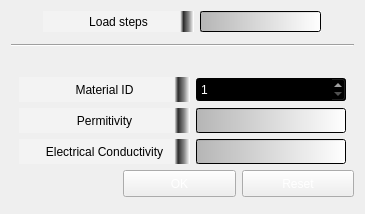
                    <widget class="QWidget" name="CSE_static">
                     <property name="geometry">
                      <rect>
                       <x>0</x>
                       <y>0</y>
                       <width>365</width>
                       <height>214</height>
                      </rect>
                     </property>
                     <attribute name="label">
                      <string>Static</string>
                     </attribute>
                     <layout class="QVBoxLayout" name="verticalLayout_40">
                      <item>
                       <layout class="QVBoxLayout" name="verticalLayout_82">
                        <item>
                         <spacer name="verticalSpacer_59">
                          <property name="orientation">
                           <enum>Qt::Vertical</enum>
                          </property>
                          <property name="sizeHint" stdset="0">
                           <size>
                            <width>20</width>
                            <height>13</height>
                           </size>
                          </property>
                         </spacer>
                        </item>
                        <item>
                         <layout class="QHBoxLayout" name="horizontalLayout_88">
                          <item>
                           <spacer name="horizontalSpacer_70">
                            <property name="orientation">
                             <enum>Qt::Horizontal</enum>
                            </property>
                            <property name="sizeHint" stdset="0">
                             <size>
                              <width>40</width>
                              <height>20</height>
                             </size>
                            </property>
                           </spacer>
                          </item>
                          <item>
                           <widget class="QLabel" name="cse_stat_loadstep">
                            <property name="minimumSize">
                             <size>
                              <width>151</width>
                              <height>21</height>
                             </size>
                            </property>
                            <property name="styleSheet">
                             <string notr="true">color: rgb(255, 255, 255);
color: rgb(0, 0, 0);
background-color: qlineargradient(spread:pad, x1:0.909, y1:0, x2:1, y2:0, stop:0 rgba(243, 243, 243, 255), stop:0.232955 rgba(39, 39, 39, 248), stop:0.607955 rgba(122, 122, 122, 231), stop:0.965909 rgba(255, 255, 255, 205), stop:1 rgba(0, 0, 0, 231));</string>
                            </property>
                            <property name="text">
                             <string>Load steps</string>
                            </property>
                            <property name="alignment">
                             <set>Qt::AlignCenter</set>
                            </property>
                           </widget>
                          </item>
                          <item>
                           <widget class="QLineEdit" name="cse_stat_ls">
                            <property name="minimumSize">
                             <size>
                              <width>121</width>
                              <height>21</height>
                             </size>
                            </property>
                            <property name="styleSheet">
                             <string notr="true">background-color: qlineargradient(spread:pad, x1:0, y1:0, x2:1, y2:0, stop:0 rgba(181, 181, 181, 255), stop:1 rgba(255, 255, 255, 255));
color: rgb(0, 0, 0);</string>
                            </property>
                           </widget>
                          </item>
                          <item>
                           <spacer name="horizontalSpacer_71">
                            <property name="orientation">
                             <enum>Qt::Horizontal</enum>
                            </property>
                            <property name="sizeHint" stdset="0">
                             <size>
                              <width>40</width>
                              <height>20</height>
                             </size>
                            </property>
                           </spacer>
                          </item>
                         </layout>
                        </item>
                        <item>
                         <spacer name="verticalSpacer_60">
                          <property name="orientation">
                           <enum>Qt::Vertical</enum>
                          </property>
                          <property name="sizeHint" stdset="0">
                           <size>
                            <width>20</width>
                            <height>40</height>
                           </size>
                          </property>
                         </spacer>
                        </item>
                        <item>
                         <widget class="Line" name="line_22">
                          <property name="orientation">
                           <enum>Qt::Horizontal</enum>
                          </property>
                         </widget>
                        </item>
                        <item>
                         <spacer name="verticalSpacer_61">
                          <property name="orientation">
                           <enum>Qt::Vertical</enum>
                          </property>
                          <property name="sizeHint" stdset="0">
                           <size>
                            <width>20</width>
                            <height>58</height>
                           </size>
                          </property>
                         </spacer>
                        </item>
                        <item>
                         <layout class="QVBoxLayout" name="verticalLayout_83">
                          <item>
                           <layout class="QVBoxLayout" name="verticalLayout_84">
                            <item>
                             <layout class="QHBoxLayout" name="horizontalLayout_89">
                              <item>
                               <spacer name="horizontalSpacer_72">
                                <property name="orientation">
                                 <enum>Qt::Horizontal</enum>
                                </property>
                                <property name="sizeHint" stdset="0">
                                 <size>
                                  <width>40</width>
                                  <height>20</height>
                                 </size>
                                </property>
                               </spacer>
                              </item>
                              <item>
                               <widget class="QLabel" name="cse_stat_materialid">
                                <property name="sizePolicy">
                                 <sizepolicy hsizetype="Expanding" vsizetype="Fixed">
                                  <horstretch>0</horstretch>
                                  <verstretch>0</verstretch>
                                 </sizepolicy>
                                </property>
                                <property name="minimumSize">
                                 <size>
                                  <width>171</width>
                                  <height>25</height>
                                 </size>
                                </property>
                                <property name="styleSheet">
                                 <string notr="true">color: rgb(255, 255, 255);
color: rgb(0, 0, 0);
background-color: qlineargradient(spread:pad, x1:0.909, y1:0, x2:1, y2:0, stop:0 rgba(243, 243, 243, 255), stop:0.232955 rgba(39, 39, 39, 248), stop:0.607955 rgba(122, 122, 122, 231), stop:0.965909 rgba(255, 255, 255, 205), stop:1 rgba(0, 0, 0, 231));</string>
                                </property>
                                <property name="text">
                                 <string>Material ID</string>
                                </property>
                                <property name="alignment">
                                 <set>Qt::AlignCenter</set>
                                </property>
                               </widget>
                              </item>
                              <item>
                               <widget class="QSpinBox" name="cse_stat_matid">
                                <property name="sizePolicy">
                                 <sizepolicy hsizetype="Expanding" vsizetype="Fixed">
                                  <horstretch>0</horstretch>
                                  <verstretch>0</verstretch>
                                 </sizepolicy>
                                </property>
                                <property name="minimumSize">
                                 <size>
                                  <width>150</width>
                                  <height>25</height>
                                 </size>
                                </property>
                                <property name="cursor">
                                 <cursorShape>PointingHandCursor</cursorShape>
                                </property>
                                <property name="styleSheet">
                                 <string notr="true">selection-background-color: rgb(0, 0, 0);
selection-color: rgb(255, 255, 255);
background-color: rgb(0, 0, 0);
color: rgb(255, 255, 255);</string>
                                </property>
                                <property name="readOnly">
                                 <bool>false</bool>
                                </property>
                                <property name="buttonSymbols">
                                 <enum>QAbstractSpinBox::UpDownArrows</enum>
                                </property>
                                <property name="accelerated">
                                 <bool>true</bool>
                                </property>
                                <property name="minimum">
                                 <number>1</number>
                                </property>
                                <property name="maximum">
                                 <number>5</number>
                                </property>
                               </widget>
                              </item>
                              <item>
                               <spacer name="horizontalSpacer_73">
                                <property name="orientation">
                                 <enum>Qt::Horizontal</enum>
                                </property>
                                <property name="sizeHint" stdset="0">
                                 <size>
                                  <width>40</width>
                                  <height>20</height>
                                 </size>
                                </property>
                               </spacer>
                              </item>
                             </layout>
                            </item>
                            <item>
                             <layout class="QHBoxLayout" name="horizontalLayout_90">
                              <item>
                               <spacer name="horizontalSpacer_74">
                                <property name="orientation">
                                 <enum>Qt::Horizontal</enum>
                                </property>
                                <property name="sizeHint" stdset="0">
                                 <size>
                                  <width>40</width>
                                  <height>20</height>
                                 </size>
                                </property>
                               </spacer>
                              </item>
                              <item>
                               <widget class="QLabel" name="cse_stat_perm">
                                <property name="sizePolicy">
                                 <sizepolicy hsizetype="MinimumExpanding" vsizetype="Fixed">
                                  <horstretch>0</horstretch>
                                  <verstretch>0</verstretch>
                                 </sizepolicy>
                                </property>
                                <property name="minimumSize">
                                 <size>
                                  <width>171</width>
                                  <height>25</height>
                                 </size>
                                </property>
                                <property name="styleSheet">
                                 <string notr="true">color: rgb(0, 0, 0);
background-color: qlineargradient(spread:pad, x1:0.909, y1:0, x2:1, y2:0, stop:0 rgba(243, 243, 243, 255), stop:0.232955 rgba(39, 39, 39, 248), stop:0.607955 rgba(122, 122, 122, 231), stop:0.965909 rgba(255, 255, 255, 205), stop:1 rgba(0, 0, 0, 231));
</string>
                                </property>
                                <property name="text">
                                 <string>Permitivity</string>
                                </property>
                                <property name="alignment">
                                 <set>Qt::AlignCenter</set>
                                </property>
                               </widget>
                              </item>
                              <item>
                               <widget class="QLineEdit" name="cse_stat_permitivity">
                                <property name="minimumSize">
                                 <size>
                                  <width>150</width>
                                  <height>25</height>
                                 </size>
                                </property>
                                <property name="styleSheet">
                                 <string notr="true">background-color: qlineargradient(spread:pad, x1:0, y1:0, x2:1, y2:0, stop:0 rgba(181, 181, 181, 255), stop:1 rgba(255, 255, 255, 255));
color: rgb(0, 0, 0);</string>
                                </property>
                               </widget>
                              </item>
                              <item>
                               <spacer name="horizontalSpacer_75">
                                <property name="orientation">
                                 <enum>Qt::Horizontal</enum>
                                </property>
                                <property name="sizeHint" stdset="0">
                                 <size>
                                  <width>40</width>
                                  <height>20</height>
                                 </size>
                                </property>
                               </spacer>
                              </item>
                             </layout>
                            </item>
                            <item>
                             <layout class="QHBoxLayout" name="horizontalLayout_91">
                              <item>
                               <spacer name="horizontalSpacer_76">
                                <property name="orientation">
                                 <enum>Qt::Horizontal</enum>
                                </property>
                                <property name="sizeHint" stdset="0">
                                 <size>
                                  <width>40</width>
                                  <height>20</height>
                                 </size>
                                </property>
                               </spacer>
                              </item>
                              <item>
                               <widget class="QLabel" name="cse_stat_ec">
                                <property name="sizePolicy">
                                 <sizepolicy hsizetype="MinimumExpanding" vsizetype="Fixed">
                                  <horstretch>0</horstretch>
                                  <verstretch>0</verstretch>
                                 </sizepolicy>
                                </property>
                                <property name="minimumSize">
                                 <size>
                                  <width>171</width>
                                  <height>25</height>
                                 </size>
                                </property>
                                <property name="styleSheet">
                                 <string notr="true">color: rgb(255, 255, 255);
color: rgb(0, 0, 0);
background-color: qlineargradient(spread:pad, x1:0.909, y1:0, x2:1, y2:0, stop:0 rgba(243, 243, 243, 255), stop:0.232955 rgba(39, 39, 39, 248), stop:0.607955 rgba(122, 122, 122, 231), stop:0.965909 rgba(255, 255, 255, 205), stop:1 rgba(0, 0, 0, 231));</string>
                                </property>
                                <property name="text">
                                 <string>Electrical Conductivity</string>
                                </property>
                                <property name="alignment">
                                 <set>Qt::AlignCenter</set>
                                </property>
                               </widget>
                              </item>
                              <item>
                               <widget class="QLineEdit" name="cse_stat_eleccon">
                                <property name="minimumSize">
                                 <size>
                                  <width>150</width>
                                  <height>25</height>
                                 </size>
                                </property>
                                <property name="styleSheet">
                                 <string notr="true">background-color: qlineargradient(spread:pad, x1:0, y1:0, x2:1, y2:0, stop:0 rgba(181, 181, 181, 255), stop:1 rgba(255, 255, 255, 255));
color: rgb(0, 0, 0);</string>
                                </property>
                               </widget>
                              </item>
                              <item>
                               <spacer name="horizontalSpacer_77">
                                <property name="orientation">
                                 <enum>Qt::Horizontal</enum>
                                </property>
                                <property name="sizeHint" stdset="0">
                                 <size>
                                  <width>40</width>
                                  <height>20</height>
                                 </size>
                                </property>
                               </spacer>
                              </item>
                             </layout>
                            </item>
                           </layout>
                          </item>
                          <item>
                           <layout class="QHBoxLayout" name="horizontalLayout_92">
                            <item>
                             <spacer name="horizontalSpacer_78">
                              <property name="orientation">
                               <enum>Qt::Horizontal</enum>
                              </property>
                              <property name="sizeHint" stdset="0">
                               <size>
                                <width>40</width>
                                <height>20</height>
                               </size>
                              </property>
                             </spacer>
                            </item>
                            <item>
                             <widget class="QPushButton" name="cse_static_ok">
                              <property name="sizePolicy">
                               <sizepolicy hsizetype="MinimumExpanding" vsizetype="Fixed">
                                <horstretch>0</horstretch>
                                <verstretch>0</verstretch>
                               </sizepolicy>
                              </property>
                              <property name="minimumSize">
                               <size>
                                <width>75</width>
                                <height>27</height>
                               </size>
                              </property>
                              <property name="cursor">
                               <cursorShape>PointingHandCursor</cursorShape>
                              </property>
                              <property name="styleSheet">
                               <string notr="true">color: rgb(255, 255, 255);</string>
                              </property>
                              <property name="text">
                               <string>OK</string>
                              </property>
                             </widget>
                            </item>
                            <item>
                             <widget class="QPushButton" name="cse_static_reset">
                              <property name="sizePolicy">
                               <sizepolicy hsizetype="MinimumExpanding" vsizetype="Fixed">
                                <horstretch>0</horstretch>
                                <verstretch>0</verstretch>
                               </sizepolicy>
                              </property>
                              <property name="minimumSize">
                               <size>
                                <width>75</width>
                                <height>27</height>
                               </size>
                              </property>
                              <property name="cursor">
                               <cursorShape>PointingHandCursor</cursorShape>
                              </property>
                              <property name="styleSheet">
                               <string notr="true">color: rgb(255, 255, 255);</string>
                              </property>
                              <property name="text">
                               <string>Reset</string>
                              </property>
                             </widget>
                            </item>
                           </layout>
                          </item>
                         </layout>
                        </item>
                        <item>
                         <spacer name="verticalSpacer_62">
                          <property name="orientation">
                           <enum>Qt::Vertical</enum>
                          </property>
                          <property name="sizeHint" stdset="0">
                           <size>
                            <width>20</width>
                            <height>40</height>
                           </size>
                          </property>
                         </spacer>
                        </item>
                       </layout>
                      </item>
                     </layout>
                    </widget>
